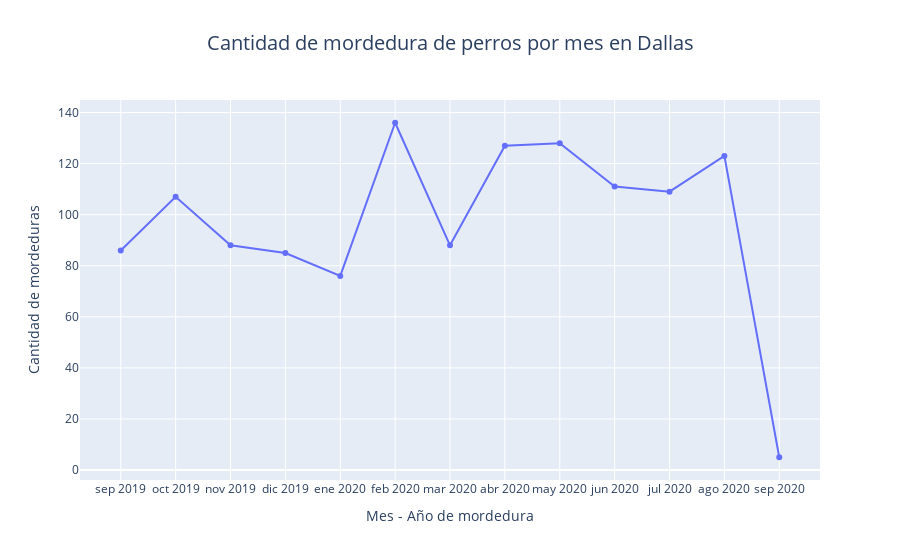

This figure's notebook cell:
### Code cell
fig2 = px.line(df_Incidente, x = 'Fecha', y = 'Cantidad', markers = True, 
             title = "Cantidad de mordedura de perros por mes en Dallas",
             labels = {'Fecha': 'Mes - Año de mordedura', 'Cantidad': 'Cantidad de mordeduras'})
fig2.update_layout(
    title_font_size=20,
    title_x=0.5)
fig2.show()

### Figure 1 — Plotly figure (JSON) as saved in the notebook; plotly's stock layout.template omitted (floating-point values rounded to 4 significant figures)
{"data": [{"hovertemplate": "Mes - Año de mordedura=%{x}<br>Cantidad de mordeduras=%{y}<extra></extra>", "legendgroup": "", "line": {"color": "#636efa", "dash": "solid"}, "marker": {"symbol": "circle"}, "mode": "markers+lines", "name": "", "orientation": "v", "showlegend": false, "type": "scatter", "x": ["sep 2019", "oct 2019", "nov 2019", "dic 2019", "ene 2020", "feb 2020", "mar 2020", "abr 2020", "may 2020", "jun 2020", "jul 2020", "ago 2020", "sep 2020"], "xaxis": "x", "y": [86, 107, 88, 85, 76, 136, 88, 127, 128, 111, 109, 123, 5], "yaxis": "y"}], "layout": {"legend": {"tracegroupgap": 0}, "title": {"font": {"size": 20}, "text": "Cantidad de mordedura de perros por mes en Dallas", "x": 0.5}, "xaxis": {"anchor": "y", "domain": [0, 1], "title": {"text": "Mes - Año de mordedura"}}, "yaxis": {"anchor": "x", "domain": [0, 1], "title": {"text": "Cantidad de mordeduras"}}}}
